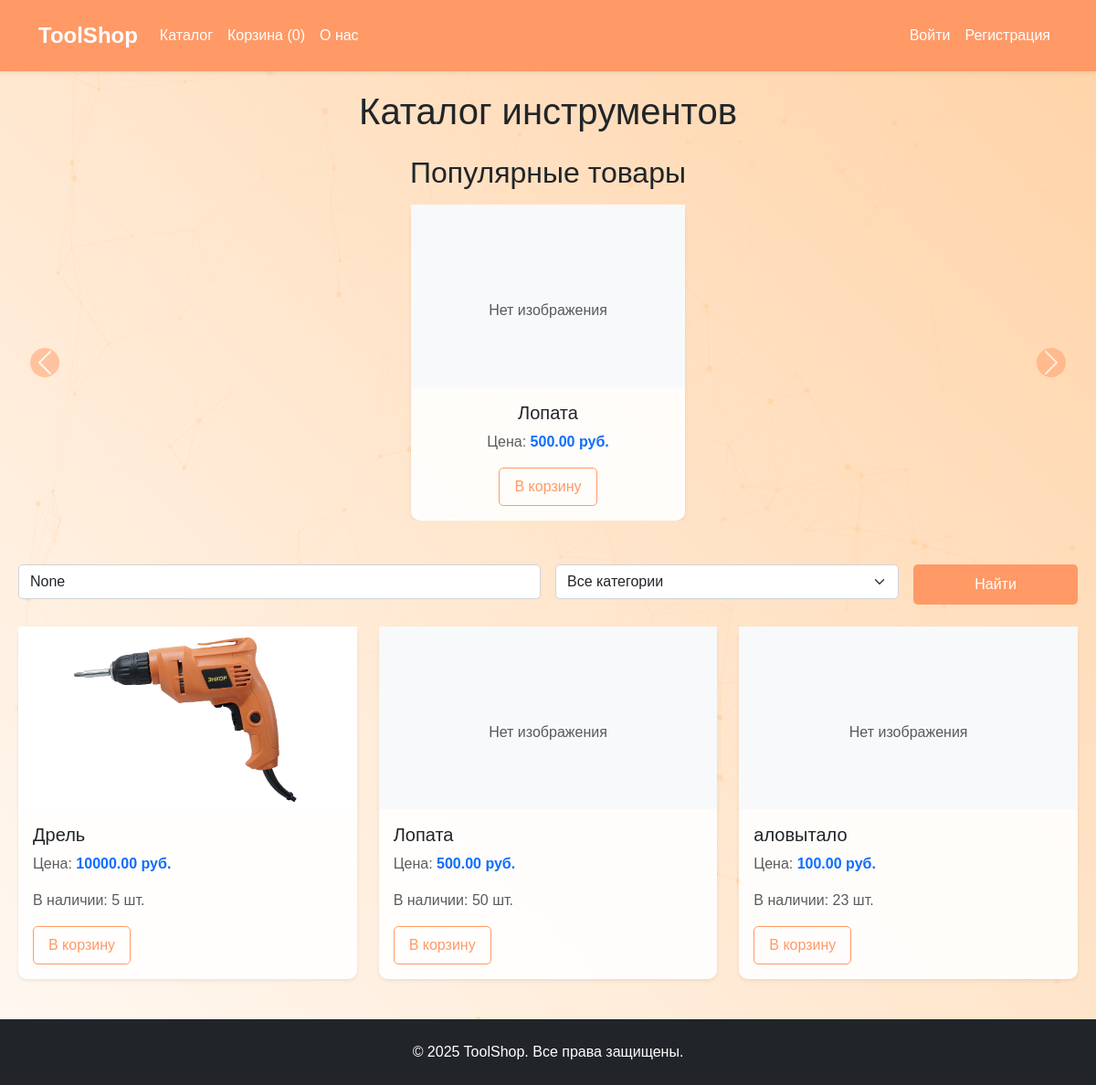
The page / on the database its author committed.
### catalog/models.py (models this page shows, shortened)
class Tool(models.Model):
    name = models.CharField(max_length=100, verbose_name="Название")
    description = models.TextField(verbose_name="Описание")
    price = models.DecimalField(max_digits=10, decimal_places=2, verbose_name="Цена")
    stock = models.IntegerField(verbose_name="Количество на складе")
    image = models.ImageField(upload_to='tools/', null=True, blank=True, verbose_name="Изображение")
    category = models.ForeignKey(Category, on_delete=models.SET_NULL, null=True, verbose_name="Категория")
    is_popular = models.BooleanField(default=False, verbose_name="Популярный товар")  # Новое поле
    class Meta:
        verbose_name = "Инструмент"
        verbose_name_plural = "Инструменты"

### catalog/views.py (the view)
# urls.py: path('', views.tool_list, name='tool_list'),
def tool_list(request):
    category_id = request.GET.get('category')
    search_query = request.GET.get('q')
    tools = Tool.objects.all().order_by('id')  # Добавляем порядок
    categories = Category.objects.all()
    popular_tools = Tool.objects.filter(is_popular=True)[:3]
    if category_id:
        tools = tools.filter(category_id=category_id)
    if search_query:
        tools = tools.filter(name__icontains=search_query)
    paginator = Paginator(tools, 6)
    page_number = request.GET.get('page')
    page_obj = paginator.get_page(page_number)
    return render(request, 'catalog/tool_list.html', {
        'page_obj': page_obj,
        'categories': categories,
        'popular_tools': popular_tools,
        'selected_category': category_id,
        'search_query': search_query
    })

### templates/catalog/tool_list.html (shortened to what this page needs)
{% extends 'base.html' %}
{% block content %}
    <h1 class="mb-4 text-center">Каталог инструментов</h1>
    <section class="mb-5">
        <h2 class="mb-3 text-center">Популярные товары</h2>
        <div id="popularCarousel" class="carousel slide" data-bs-ride="carousel">
            <div class="carousel-inner">
                {% for tool in popular_tools %}
                    <div class="carousel-item {% if forloop.first %}active{% endif %}">
                        <div class="card h-100 shadow-sm hover-effect mx-auto" style="max-width: 300px;">
                            {% if tool.image %}
                                <div class="image-container">
                                    <img src="{{ tool.image.url }}" class="card-img-top" alt="{{ tool.name }}">
                                </div>
                            {% else %}
                                <div class="image-container bg-light text-center">
                                    <p class="text-muted pt-5">Нет изображения</p>
                                </div>
                            {% endif %}
                            <div class="card-body text-center">
                                <h5 class="card-title"><a href="{% url 'catalog:tool_detail' tool.pk %}" class="text-dark text-decoration-none">{{ tool.name }}</a></h5>
                                <p class="card-text text-muted">Цена: <span class="fw-bold text-primary">{{ tool.price }} руб.</span></p>
                                <button class="btn btn-outline-primary add-to-cart" data-tool-id="{{ tool.pk }}" data-add-to-cart-url="{% url 'catalog:add_to_cart' %}">В корзину</button>
                            </div>
                        </div>
                    </div>
                {% endfor %}
            </div>
            <button class="carousel-control-prev" type="button" data-bs-target="#popularCarousel" data-bs-slide="prev">
                <span class="carousel-control-prev-icon" aria-hidden="true"></span>
            </button>
            <button class="carousel-control-next" type="button" data-bs-target="#popularCarousel" data-bs-slide="next">
                <span class="carousel-control-next-icon" aria-hidden="true"></span>
            </button>
        </div>
    </section>
    <form method="get" class="row g-3 mb-4">
        <div class="col-md-6">
            <input type="text" name="q" value="{{ search_query }}" class="form-control" placeholder="Поиск по названию">
        </div>
        <div class="col-md-4">
            <select name="category" class="form-select">
                <option value="">Все категории</option>
            </select>
        </div>
        <div class="col-md-2">
            <button type="submit" class="btn btn-primary w-100">Найти</button>
        </div>
    </form>
    <div class="row">
        {% for tool in page_obj %}
            <div class="col-md-4 mb-4">
                <div class="card h-100 shadow-sm hover-effect">
                    {% if tool.image %}
                        <div class="image-container">
                            <img src="{{ tool.image.url }}" class="card-img-top" alt="{{ tool.name }}">
                        </div>
                    {% else %}
                        <div class="image-container bg-light text-center">
                            <p class="text-muted pt-5">Нет изображения</p>
                        </div>
                    {% endif %}
                    <div class="card-body">
                        <h5 class="card-title"><a href="{% url 'catalog:tool_detail' tool.pk %}" class="text-dark text-decoration-none">{{ tool.name }}</a></h5>
                        <p class="card-text text-muted">Цена: <span class="fw-bold text-primary">{{ tool.price }} руб.</span></p>
                        <p class="card-text text-muted">В наличии: {{ tool.stock }} шт.</p>
                        <button class="btn btn-outline-primary add-to-cart" data-tool-id="{{ tool.pk }}" data-add-to-cart-url="{% url 'catalog:add_to_cart' %}">В корзину</button>
                    </div>
                </div>
            </div>
        {% empty %}
            <p class="text-center">Инструментов пока нет.</p>
        {% endfor %}
    </div>
{% endblock %}

### templates/base.html (shortened to what this page needs)
<!DOCTYPE html>
<html lang="ru">
<head>
    {% load static %}
    <link href="https://cdn.jsdelivr.net/npm/bootstrap@5.3.0/dist/css/bootstrap.min.css" rel="stylesheet">
    <link rel="stylesheet" href="{% static 'css/style.css' %}">
</head>
<body>
    <div id="particles-js" class="particles-container"></div>
    <nav class="navbar navbar-expand-lg navbar-dark custom-navbar sticky-top shadow-sm">
        <div class="container">
            <a class="navbar-brand fw-bold" href="{% url 'catalog:tool_list' %}">ToolShop</a>
            <div class="collapse navbar-collapse" id="navbarNav">
                <ul class="navbar-nav me-auto">
                    <li class="nav-item">
                        <a class="nav-link" href="{% url 'catalog:tool_list' %}">Каталог</a>
                    </li>
                    <li class="nav-item">
                        <a class="nav-link" href="{% url 'catalog:cart' %}">Корзина (<span id="cart-count">{{ request.session.cart|length|default:0 }}</span>)</a>
                    </li>
                    <li class="nav-item">
                        <a class="nav-link" href="{% url 'catalog:about' %}">О нас</a>
                    </li>
                </ul>
                <ul class="navbar-nav">
                    {% if user.is_authenticated %}
                        <li class="nav-item">
                            <a class="nav-link" href="{% url 'logout' %}">Выйти ({{ user.username }})</a>
                        </li>
                    {% else %}
                        <li class="nav-item">
                            <a class="nav-link" href="{% url 'login' %}">Войти</a>
                        </li>
                        <li class="nav-item">
                            <a class="nav-link" href="{% url 'catalog:register' %}">Регистрация</a>
                        </li>
                    {% endif %}
                </ul>
            </div>
        </div>
    </nav>
    <div class="content-wrapper" data-catalog-url="{% url 'catalog:tool_list' %}">
        {% block content %}{% endblock %}
    </div>
    <footer class="bg-dark text-white text-center py-4 mt-auto">
        <div class="container">
            <p class="mb-0">© 2025 ToolShop. Все права защищены.</p>
        </div>
    </footer>
    <script>
        var csrfToken = "{{ csrf_token }}";
        console.log("CSRF Token (direct):", csrfToken);
        $.ajaxSetup({
            beforeSend: function(xhr, settings) {
                if (!/^(GET|HEAD|OPTIONS|TRACE)$/i.test(settings.type) && !this.crossDomain) {
                    console.log("Setting X-CSRFToken header:", csrfToken);
                    xhr.setRequestHeader("X-CSRFToken", csrfToken);
                }
            }
        });
        particlesJS("particles-js", {
            "particles": {
                "number": {"value": 100, "density": {"enable": true, "value_area": 800}},
                "color": {"value": "#ffcc99"},
                "shape": {"type": "circle"},
                "opacity": {"value": 0.5, "random": true},
                "size": {"value": 4, "random": true},
                "line_linked": {"enable": true, "distance": 150, "color": "#ffcc99", "opacity": 0.3, "width": 1},
                "move": {"enable": true, "speed": 3, "direction": "none", "random": false, "straight": false, "out_mode": "out"}
            },
            "interactivity": {
                "detect_on": "canvas",
                "events": {"onhover": {"enable": true, "mode": "repulse"}, "onclick": {"enable": true, "mode": "push"}},
                "modes": {"repulse": {"distance": 100, "duration": 0.4}, "push": {"particles_nb": 4}}
            },
            "retina_detect": true
        });
    </script>
</body>
</html>

### static/css/style.css (style rules this page uses)
body { font-family: 'Arial', sans-serif; background: linear-gradient(45deg, #ffcc99, #ffffff, #ffcc99, #ffffff); background-size: 400% 400%; animation: gradientAnimation 15s ease infinite; min-height: 100vh; display: flex; flex-direction: column; position: relative; margin: 0; padding: 0; }
.particles-container { position: fixed; top: 0; left: 0; width: 100%; height: 100%; z-index: -1; }
.content-wrapper { flex: 1 0 auto; padding: 20px; }
.custom-navbar { background-color: #ff9966; padding: 1rem 0; }
.navbar-brand { font-size: 1.5rem; color: #fff; }
.nav-link { font-weight: 500; transition: color 0.3s; color: #fff; }
.card { border: none; border-radius: 10px; transition: transform 0.3s, box-shadow 0.3s; background: rgba(255, 255, 255, 0.9); }
.form-control, .form-select { border-radius: 5px; border: 1px solid #ced4da; transition: border-color 0.3s, box-shadow 0.3s; max-width: 100%; width: 100%; }
.btn-primary { background-color: #ff9966; border: none; padding: 10px 20px; border-radius: 5px; transition: background-color 0.3s; }
.btn-outline-primary { border-radius: 5px; padding: 8px 16px; border-color: #ff9966; color: #ff9966; }
footer { background-color: #212529; flex-shrink: 0; }
.image-container { display: flex; justify-content: center; align-items: center; height: 200px; overflow: hidden; background: rgba(255, 255, 255, 0.9); z-index: 1; position: relative; }
.image-container img { max-height: 100%; width: auto; object-fit: contain; }
.card-img-top { border-top-left-radius: 10px; border-top-right-radius: 10px; }
.carousel-item { transition: transform 0.6s ease-in-out; }
.carousel-control-prev, .carousel-control-next { width: 5%; }
.carousel-control-prev-icon, .carousel-control-next-icon { background-color: #ff9966; border-radius: 50%; padding: 10px; }
.carousel-item .card { margin: 0 auto; }

### rows shown on the page
Tool: image "Нет изображения", name "Лопата", price "500.00", stock "50"
Tool: image (picture), name "Дрель", price "10000.00", stock "5"
Tool: image "Нет изображения", name "аловытало", price "100.00", stock "23"

### other values the page prints
{{ request.session.cart|length|default:0 }} "0"
